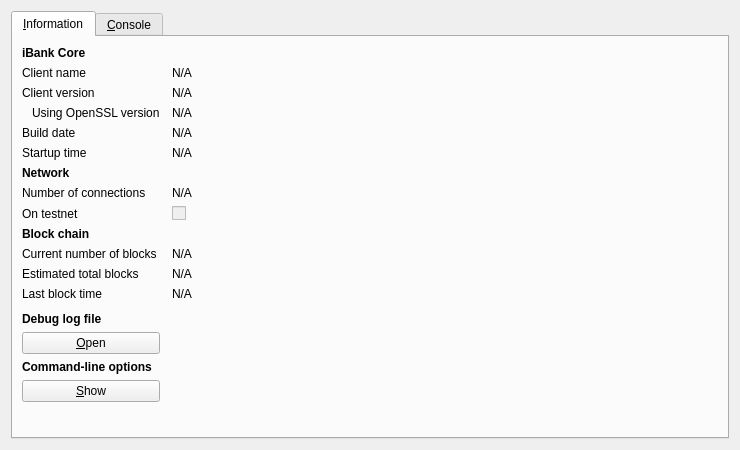
<?xml version="1.0" encoding="UTF-8"?>
<ui version="4.0">
 <class>RPCConsole</class>
 <widget class="QDialog" name="RPCConsole">
  <property name="geometry">
   <rect>
    <x>0</x>
    <y>0</y>
    <width>740</width>
    <height>450</height>
   </rect>
  </property>
  <property name="windowTitle">
   <string>iBank - Debug window</string>
  </property>
  <layout class="QVBoxLayout" name="verticalLayout_2">
   <item>
    <widget class="QTabWidget" name="tabWidget">
     <property name="currentIndex">
      <number>0</number>
     </property>
     <widget class="QWidget" name="tab_info">
      <attribute name="title">
       <string>&amp;Information</string>
      </attribute>
      <layout class="QGridLayout" name="gridLayout" columnstretch="0,1">
       <property name="horizontalSpacing">
        <number>12</number>
       </property>
       <item row="0" column="0">
        <widget class="QLabel" name="label_9">
         <property name="font">
          <font>
           <weight>75</weight>
           <bold>true</bold>
          </font>
         </property>
         <property name="text">
          <string>iBank Core</string>
         </property>
        </widget>
       </item>
       <item row="1" column="0">
        <widget class="QLabel" name="label_5">
         <property name="text">
          <string>Client name</string>
         </property>
        </widget>
       </item>
       <item row="1" column="1">
        <widget class="QLabel" name="clientName">
         <property name="cursor">
          <cursorShape>IBeamCursor</cursorShape>
         </property>
         <property name="text">
          <string>N/A</string>
         </property>
         <property name="textFormat">
          <enum>Qt::PlainText</enum>
         </property>
         <property name="textInteractionFlags">
          <set>Qt::LinksAccessibleByMouse|Qt::TextSelectableByKeyboard|Qt::TextSelectableByMouse</set>
         </property>
        </widget>
       </item>
       <item row="2" column="0">
        <widget class="QLabel" name="label_6">
         <property name="text">
          <string>Client version</string>
         </property>
        </widget>
       </item>
       <item row="2" column="1">
        <widget class="QLabel" name="clientVersion">
         <property name="cursor">
          <cursorShape>IBeamCursor</cursorShape>
         </property>
         <property name="text">
          <string>N/A</string>
         </property>
         <property name="textFormat">
          <enum>Qt::PlainText</enum>
         </property>
         <property name="textInteractionFlags">
          <set>Qt::LinksAccessibleByMouse|Qt::TextSelectableByKeyboard|Qt::TextSelectableByMouse</set>
         </property>
        </widget>
       </item>
       <item row="3" column="0">
        <widget class="QLabel" name="label_14">
         <property name="text">
          <string>Using OpenSSL version</string>
         </property>
         <property name="indent">
          <number>10</number>
         </property>
        </widget>
       </item>
       <item row="3" column="1">
        <widget class="QLabel" name="openSSLVersion">
         <property name="cursor">
          <cursorShape>IBeamCursor</cursorShape>
         </property>
         <property name="text">
          <string>N/A</string>
         </property>
         <property name="textFormat">
          <enum>Qt::PlainText</enum>
         </property>
         <property name="textInteractionFlags">
          <set>Qt::LinksAccessibleByMouse|Qt::TextSelectableByKeyboard|Qt::TextSelectableByMouse</set>
         </property>
        </widget>
       </item>
       <item row="4" column="0">
        <widget class="QLabel" name="label_12">
         <property name="text">
          <string>Build date</string>
         </property>
        </widget>
       </item>
       <item row="4" column="1">
        <widget class="QLabel" name="buildDate">
         <property name="cursor">
          <cursorShape>IBeamCursor</cursorShape>
         </property>
         <property name="text">
          <string>N/A</string>
         </property>
         <property name="textFormat">
          <enum>Qt::PlainText</enum>
         </property>
         <property name="textInteractionFlags">
          <set>Qt::LinksAccessibleByMouse|Qt::TextSelectableByKeyboard|Qt::TextSelectableByMouse</set>
         </property>
        </widget>
       </item>
       <item row="5" column="0">
        <widget class="QLabel" name="label_13">
         <property name="text">
          <string>Startup time</string>
         </property>
        </widget>
       </item>
       <item row="5" column="1">
        <widget class="QLabel" name="startupTime">
         <property name="cursor">
          <cursorShape>IBeamCursor</cursorShape>
         </property>
         <property name="text">
          <string>N/A</string>
         </property>
         <property name="textFormat">
          <enum>Qt::PlainText</enum>
         </property>
         <property name="textInteractionFlags">
          <set>Qt::LinksAccessibleByMouse|Qt::TextSelectableByKeyboard|Qt::TextSelectableByMouse</set>
         </property>
        </widget>
       </item>
       <item row="6" column="0">
        <widget class="QLabel" name="label_11">
         <property name="font">
          <font>
           <weight>75</weight>
           <bold>true</bold>
          </font>
         </property>
         <property name="text">
          <string>Network</string>
         </property>
        </widget>
       </item>
       <item row="7" column="0">
        <widget class="QLabel" name="label_7">
         <property name="text">
          <string>Number of connections</string>
         </property>
        </widget>
       </item>
       <item row="7" column="1">
        <widget class="QLabel" name="numberOfConnections">
         <property name="cursor">
          <cursorShape>IBeamCursor</cursorShape>
         </property>
         <property name="text">
          <string>N/A</string>
         </property>
         <property name="textFormat">
          <enum>Qt::PlainText</enum>
         </property>
         <property name="textInteractionFlags">
          <set>Qt::LinksAccessibleByMouse|Qt::TextSelectableByKeyboard|Qt::TextSelectableByMouse</set>
         </property>
        </widget>
       </item>
       <item row="8" column="0">
        <widget class="QLabel" name="label_8">
         <property name="text">
          <string>On testnet</string>
         </property>
        </widget>
       </item>
       <item row="8" column="1">
        <widget class="QCheckBox" name="isTestNet">
         <property name="enabled">
          <bool>false</bool>
         </property>
         <property name="text">
          <string/>
         </property>
        </widget>
       </item>
       <item row="9" column="0">
        <widget class="QLabel" name="label_10">
         <property name="font">
          <font>
           <weight>75</weight>
           <bold>true</bold>
          </font>
         </property>
         <property name="text">
          <string>Block chain</string>
         </property>
        </widget>
       </item>
       <item row="10" column="0">
        <widget class="QLabel" name="label_3">
         <property name="text">
          <string>Current number of blocks</string>
         </property>
        </widget>
       </item>
       <item row="10" column="1">
        <widget class="QLabel" name="numberOfBlocks">
         <property name="cursor">
          <cursorShape>IBeamCursor</cursorShape>
         </property>
         <property name="text">
          <string>N/A</string>
         </property>
         <property name="textFormat">
          <enum>Qt::PlainText</enum>
         </property>
         <property name="textInteractionFlags">
          <set>Qt::LinksAccessibleByMouse|Qt::TextSelectableByKeyboard|Qt::TextSelectableByMouse</set>
         </property>
        </widget>
       </item>
       <item row="11" column="0">
        <widget class="QLabel" name="label_4">
         <property name="text">
          <string>Estimated total blocks</string>
         </property>
        </widget>
       </item>
       <item row="11" column="1">
        <widget class="QLabel" name="totalBlocks">
         <property name="cursor">
          <cursorShape>IBeamCursor</cursorShape>
         </property>
         <property name="text">
          <string>N/A</string>
         </property>
         <property name="textFormat">
          <enum>Qt::PlainText</enum>
         </property>
         <property name="textInteractionFlags">
          <set>Qt::LinksAccessibleByMouse|Qt::TextSelectableByKeyboard|Qt::TextSelectableByMouse</set>
         </property>
        </widget>
       </item>
       <item row="12" column="0">
        <widget class="QLabel" name="label_2">
         <property name="text">
          <string>Last block time</string>
         </property>
        </widget>
       </item>
       <item row="12" column="1">
        <widget class="QLabel" name="lastBlockTime">
         <property name="cursor">
          <cursorShape>IBeamCursor</cursorShape>
         </property>
         <property name="text">
          <string>N/A</string>
         </property>
         <property name="textFormat">
          <enum>Qt::PlainText</enum>
         </property>
         <property name="textInteractionFlags">
          <set>Qt::LinksAccessibleByMouse|Qt::TextSelectableByKeyboard|Qt::TextSelectableByMouse</set>
         </property>
        </widget>
       </item>
       <item row="13" column="0">
        <spacer name="verticalSpacer_2">
         <property name="orientation">
          <enum>Qt::Vertical</enum>
         </property>
         <property name="sizeHint" stdset="0">
          <size>
           <width>20</width>
           <height>20</height>
          </size>
         </property>
        </spacer>
       </item>
       <item row="14" column="0">
        <widget class="QLabel" name="labelDebugLogfile">
         <property name="font">
          <font>
           <weight>75</weight>
           <bold>true</bold>
          </font>
         </property>
         <property name="text">
          <string>Debug log file</string>
         </property>
        </widget>
       </item>
       <item row="15" column="0">
        <widget class="QPushButton" name="openDebugLogfileButton">
         <property name="toolTip">
          <string>Open the iBank debug log file from the current data directory. This can take a few seconds for large log files.</string>
         </property>
         <property name="text">
          <string>&amp;Open</string>
         </property>
         <property name="autoDefault">
          <bool>false</bool>
         </property>
        </widget>
       </item>
       <item row="16" column="0">
        <widget class="QLabel" name="labelCLOptions">
         <property name="font">
          <font>
           <weight>75</weight>
           <bold>true</bold>
          </font>
         </property>
         <property name="text">
          <string>Command-line options</string>
         </property>
        </widget>
       </item>
       <item row="17" column="0">
        <widget class="QPushButton" name="showCLOptionsButton">
         <property name="toolTip">
          <string>Show the iBank-Qt help message to get a list with possible iBank command-line options.</string>
         </property>
         <property name="text">
          <string>&amp;Show</string>
         </property>
         <property name="autoDefault">
          <bool>false</bool>
         </property>
        </widget>
       </item>
       <item row="18" column="0">
        <spacer name="verticalSpacer">
         <property name="orientation">
          <enum>Qt::Vertical</enum>
         </property>
         <property name="sizeHint" stdset="0">
          <size>
           <width>20</width>
           <height>40</height>
          </size>
         </property>
        </spacer>
       </item>
      </layout>
     </widget>
     <widget class="QWidget" name="tab_console">
      <attribute name="title">
       <string>&amp;Console</string>
      </attribute>
      <layout class="QVBoxLayout" name="verticalLayout_3">
       <property name="spacing">
        <number>3</number>
       </property>
       <item>
        <widget class="QTextEdit" name="messagesWidget">
         <property name="minimumSize">
          <size>
           <width>0</width>
           <height>100</height>
          </size>
         </property>
         <property name="readOnly">
          <bool>true</bool>
         </property>
         <property name="tabKeyNavigation" stdset="0">
          <bool>false</bool>
         </property>
         <property name="columnCount" stdset="0">
          <number>2</number>
         </property>
        </widget>
       </item>
       <item>
        <layout class="QHBoxLayout" name="horizontalLayout">
         <property name="spacing">
          <number>3</number>
         </property>
         <item>
          <widget class="QLabel" name="label">
           <property name="text">
            <string notr="true">&gt;</string>
           </property>
          </widget>
         </item>
         <item>
          <widget class="QLineEdit" name="lineEdit"/>
         </item>
         <item>
          <widget class="QPushButton" name="clearButton">
           <property name="maximumSize">
            <size>
             <width>24</width>
             <height>24</height>
            </size>
           </property>
           <property name="toolTip">
            <string>Clear console</string>
           </property>
           <property name="text">
            <string/>
           </property>
           <property name="icon">
            <iconset resource="../bitcoin.qrc">
             <normaloff>:/icons/remove</normaloff>:/icons/remove</iconset>
           </property>
           <property name="shortcut">
            <string notr="true">Ctrl+L</string>
           </property>
           <property name="autoDefault">
            <bool>false</bool>
           </property>
          </widget>
         </item>
        </layout>
       </item>
      </layout>
     </widget>
    </widget>
   </item>
  </layout>
 </widget>
 <resources>
  <include location="../bitcoin.qrc"/>
 </resources>
 <connections/>
</ui>
